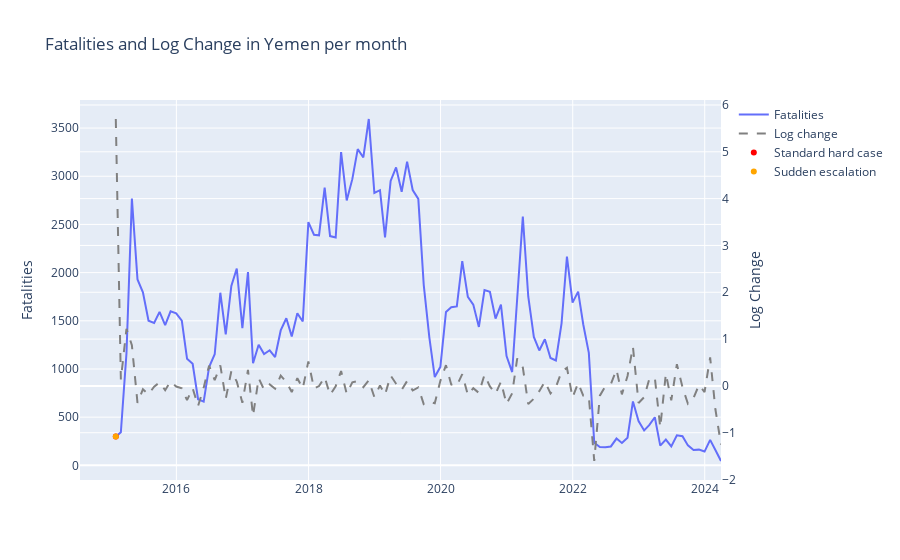

Notebook code for this chart:
### Markdown cell above
#### Exploring the hard cases

### Code cell
plot_fatilities_monthly(df_monthly, "Yemen")
